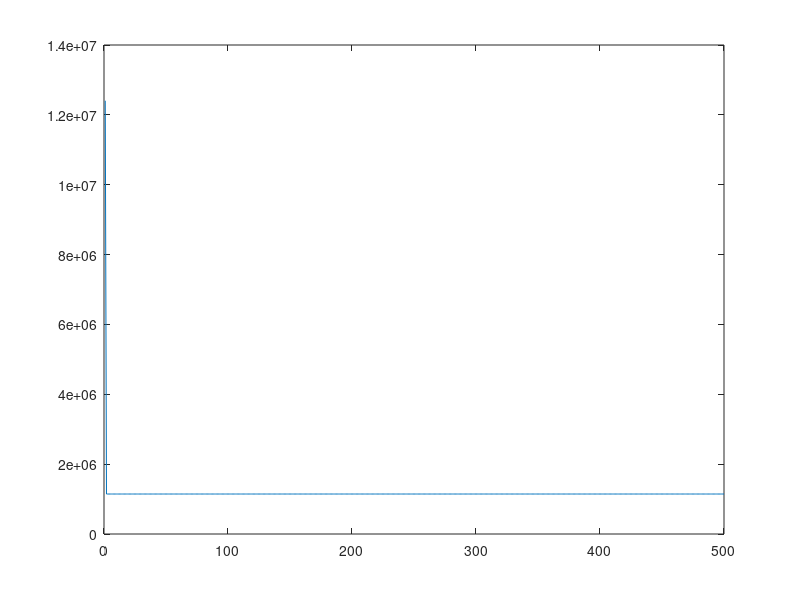

MATLAB code to generate this figure:
clc;
clear;

% Define normalizing function
normalize = @(v) (v-mean(v))/std(v);
% --------------------------------- %

% Num of iterations
k = 500;
% Load data
data = csvread('data.csv', 1, 0);
x1 = data(:, 1);
x2 = data(:, 2);
y = data(:, 3);
% Initialize variables
x = [ones(349,1) normalize(x1) normalize(x2)];
[m, n] = size(x);
w = [randn(1, n); zeros(k-1, n)];
h = zeros(m, 1);
b = 0;
% Initialize cost vector
cost = zeros(k, 1);
% Learning rate (alpha)
lr = 0.01;
% Regularization parameter
lambda = 0;
% Start learning
for iter = 1:k
    % Update hypothesis
    h = x*w(iter,:)' + b;
    % Update cost
    cost(iter) =(1/2*m)*(h-y)'*(h-y)+lambda*sum(w(iter,:));
    % Update weights (Batch GD)
    w(iter,:) = (y'*x-(lambda/2)*sign(w(iter,:)))/(x'*x);
    w(iter+1,:) = w(iter,:);
end
% J vs k
figure(1)
plot(cost);